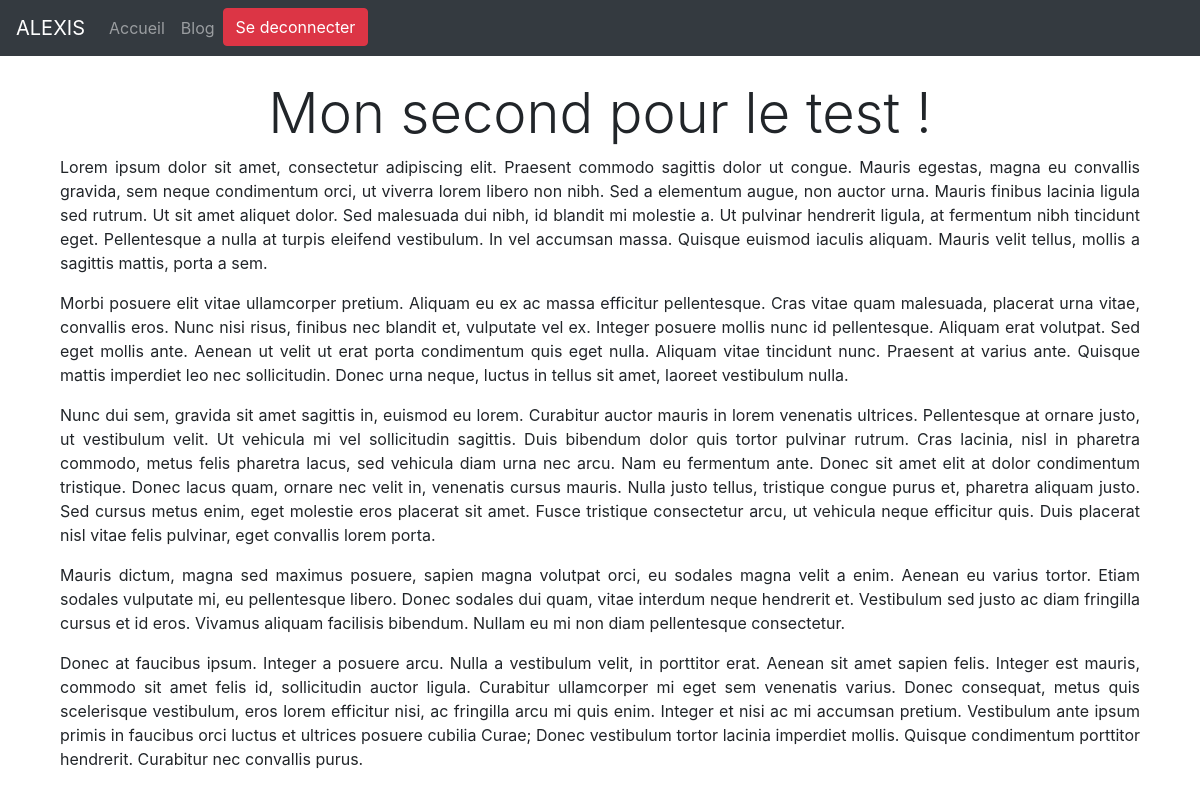
/blog/articles/mon-second-pour-le-test (signed in), run on the app's committed database.
### blog/models.py (models this page shows, shortened)
class Article(models.Model):
    title = models.CharField(max_length=100)
    short_description = models.CharField(max_length=254)
    image = models.ImageField(upload_to='images/')
    content = HTMLField()
    slug = models.SlugField(max_length=100,unique=True)
    created_at = models.DateTimeField(default=timezone.now)
    user = models.ForeignKey(settings.AUTH_USER_MODEL, on_delete=models.CASCADE)
    category = models.ForeignKey('Category', on_delete=models.CASCADE)
    tag = models.ForeignKey('Tag', on_delete=models.CASCADE)
    class Meta:
        verbose_name = 'article'
        get_latest_by = 'created_at'

### blog/views.py (the view)
# urls.py: path('articles/<slug:slug_article>', views.article, name='view_article')
@login_required
def article(request, slug_article):
    article = Article.objects.get(slug=slug_article)
    return render(request, 'blog/article.html', {
        'article': article
    })

### templates/blog/article.html (shortened to what this page needs)
{% extends 'base.html' %}
{% block content %}
    <div id="paper" class="container">
        <h3 class="display-4 text-center mt-4"> {{ article.title }} </h3>
        <div class="container">
        {% autoescape off %}
            <div class="text-justify">
            {{ article.content }}
            </div>
        {% endautoescape %}
        </div>
    </div>
{% endblock %}

### data on the page
Article: title "Mon second pour le test !", content "Lorem ipsum dolor sit amet, consectetur adipiscing elit. Praesent commodo sagittis dolor ut congue. Mauris egestas, magna eu convallis gravida, sem neque condimentum orci, ut viverra lorem libero non nibh. Sed a elementum augue, non auctor urna. Mauris finibus lacinia ligula sed rutrum. Ut sit amet aliquet dolor. Sed malesuada dui nibh, id blandit mi molestie a. Ut pulvinar hendrerit ligula, at fermentum nibh tincidunt eget. Pellentesque a nulla at turpis eleifend vestibulum. In vel accumsan massa. Quisque euismod iaculis aliquam. Mauris velit tellus, mollis a sagittis mattis, porta a sem. Morbi posuere elit vitae ullamcorper pretium. Aliquam eu ex ac massa efficitur pellentesque. Cras…"
